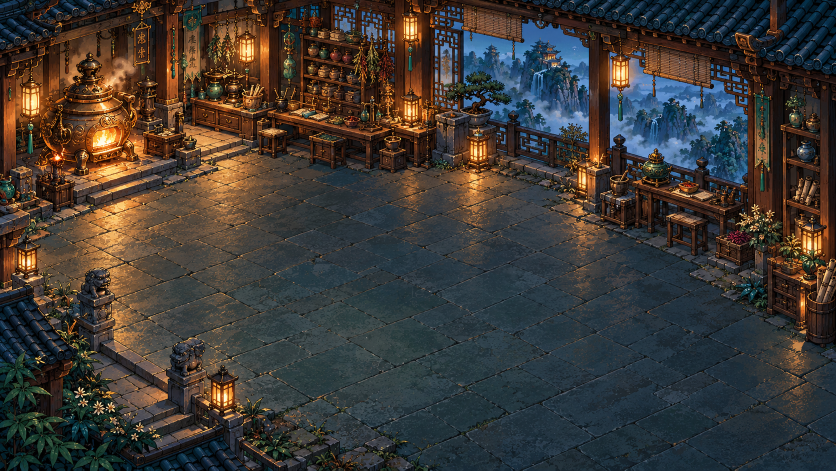
#> input picture art/v4/sources/lobby-alchemy.png, 1672 x 941 px (shown at 1/2 size); its folder holds 5 pictures in this run
$ python export-environments.py
#> lines starting #> are read from the running program, lines starting #| are printed output that depends on the picture; after the words box and inside, x2 and y2 are one past the last pixel; in counts of white or black regions, pixels touching at a corner belong together
"""Xuất nền lobby và ô nền rừng từ ảnh gốc; không sửa bộ actor v3."""
from pathlib import Path
from hashlib import sha256
import json
import numpy as np
from PIL import Image

ROOT = Path(__file__).resolve().parents[2]
SOURCE = Path(__file__).parent / "sources"
TARGET = ROOT / "public/assets/v4/maps"
TARGET.mkdir(parents=True, exist_ok=True)
entries = []
for name in ["lobby-alchemy", "lobby-forge", "lobby-cultivate", "lobby-pets"]:
    image = Image.open(SOURCE / f"{name}.png").convert("RGB")
#> image is the input picture: PIL image 1672x941 RGB; mean R, G, B 62.1, 57.4, 53.2
    image = image.resize((1600, 900), Image.Resampling.LANCZOS)
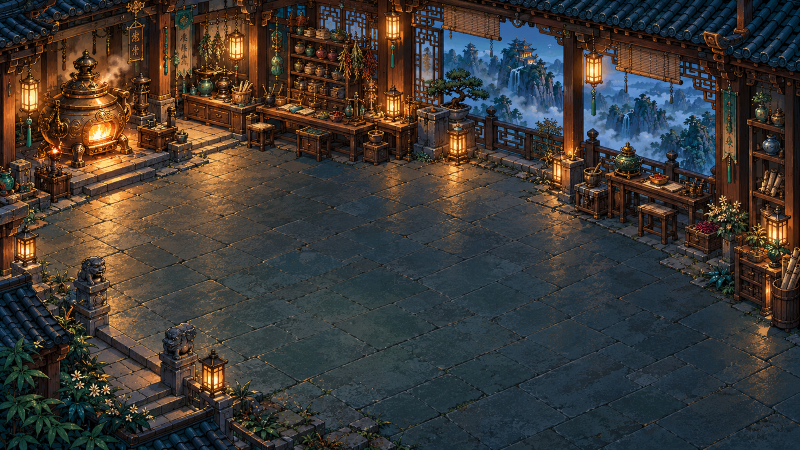
#> image: PIL image 1600x900 RGB (shown at 1/2 size); mean R, G, B 62.1, 57.4, 53.2
    path = TARGET / f"{name}.png"
    image.save(path, optimize=True)
    entries.append({"id": name, "file": path.relative_to(ROOT / "public").as_posix(),
                    "type": "background", "size": [1600, 900],
                    "sha256": sha256(path.read_bytes()).hexdigest()})
#> pass 2 of the loop `for name in ["lobby-alchemy", "lobby-forge", "lobby-cultivate", "lobby..`:
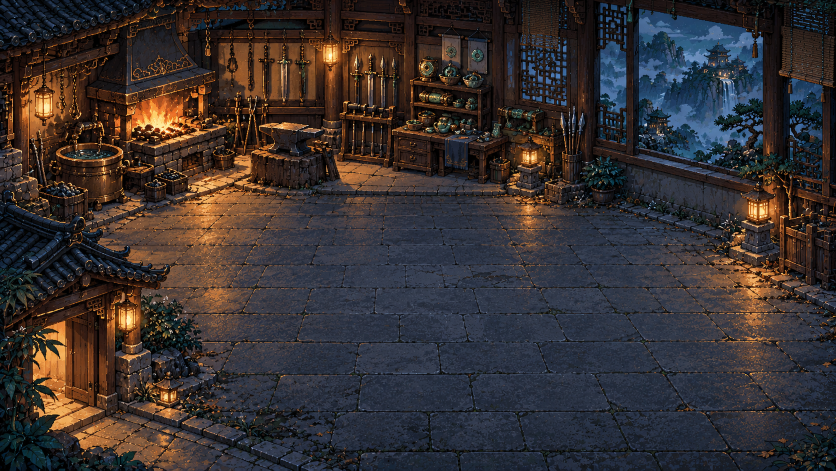
#> input picture art/v4/sources/lobby-forge.png, 1672 x 941 px (shown at 1/2 size)
#> image is the input picture: PIL image 1672x941 RGB; mean R, G, B 55.3, 48.4, 48.3
#> `image = image.resize((1600, 900), Image.Resampling.LANCZOS)`:
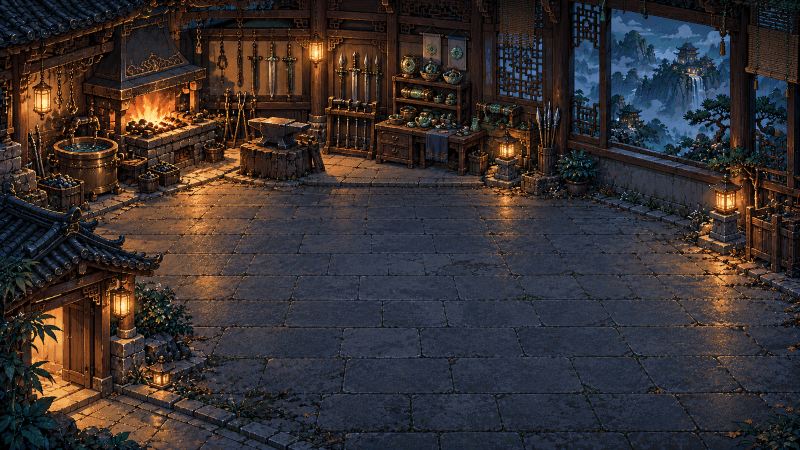
#> image: PIL image 1600x900 RGB (shown at 1/2 size); mean R, G, B 55.3, 48.4, 48.3
#> pass 3 of the loop `for name in ["lobby-alchemy", "lobby-forge", "lobby-cultivate", "lobby..`:
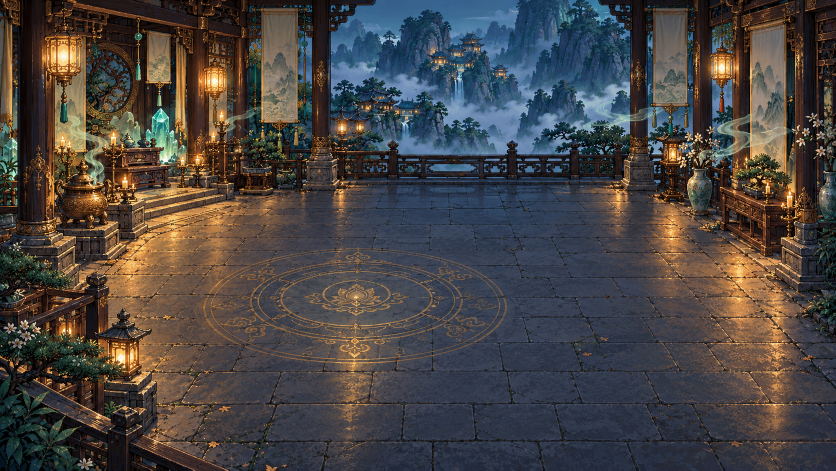
#> input picture art/v4/sources/lobby-cultivate.png, 1672 x 941 px (shown at 1/2 size)
#> image is the input picture: PIL image 1672x941 RGB; mean R, G, B 73.2, 68.7, 67.2
#> `image = image.resize((1600, 900), Image.Resampling.LANCZOS)`:
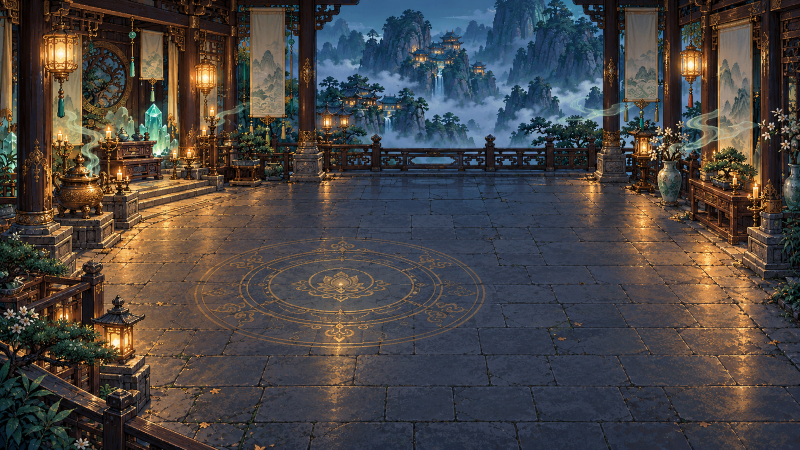
#> image: PIL image 1600x900 RGB (shown at 1/2 size); mean R, G, B 73.2, 68.7, 67.2
#> the loop made 4 passes; the first 3 are shown

# Ghép mép đối diện để tile không hiện đường nối khi trải trên map lớn.
tile = Image.open(SOURCE / "forest-floor-tile.png").convert("RGB")
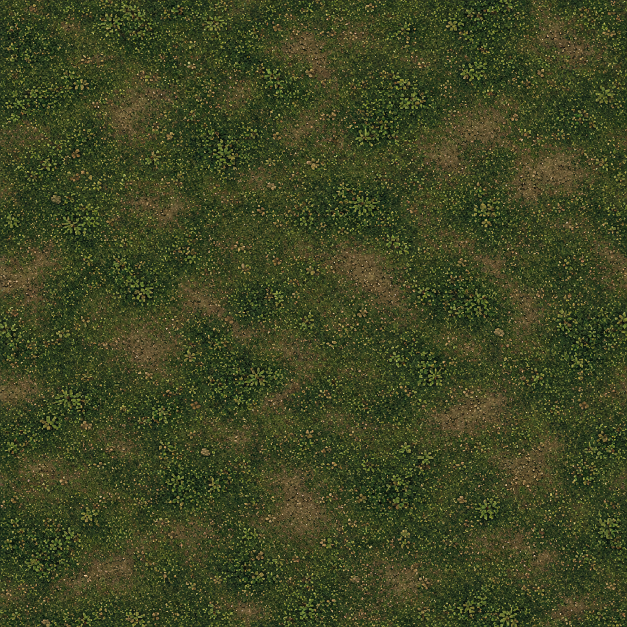
#> input picture art/v4/sources/forest-floor-tile.png, 1254 x 1254 px (shown at 1/2 size)
#> tile is the input picture: PIL image 1254x1254 RGB; mean R, G, B 62.6, 69, 34.8
pixels = np.array(tile.resize((512, 512), Image.Resampling.LANCZOS), dtype=float)
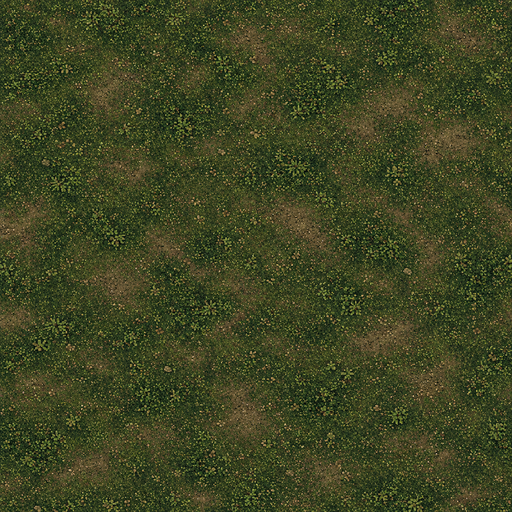
#> pixels: shape (512, 512, 3) float64; mean R, G, B 62.6, 69, 34.8
band = 20
for axis in [1, 0]:
    original = pixels.copy()
    for distance in range(band):
        mix = (1 - distance / band) * .5
        if axis == 1:
            pixels[:, distance] = original[:, distance] * (1 - mix) + original[:, -distance - 1] * mix
            pixels[:, -distance - 1] = original[:, -distance - 1] * (1 - mix) + original[:, distance] * mix
        else:
            pixels[distance] = original[distance] * (1 - mix) + original[-distance - 1] * mix
            pixels[-distance - 1] = original[-distance - 1] * (1 - mix) + original[distance] * mix
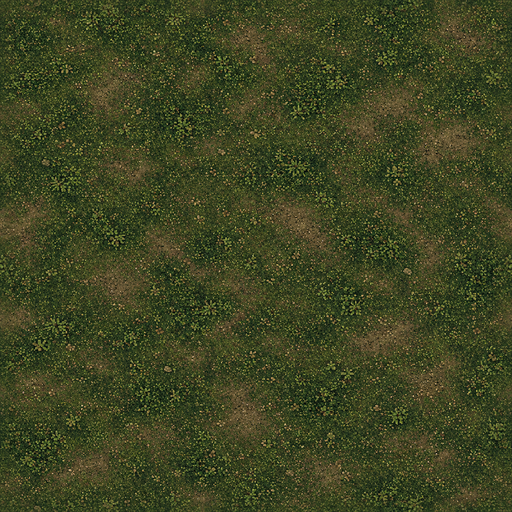
#> pixels: shape (512, 512, 3) float64; 15.01% of pixels changed, all inside (x1, y1, x2, y2) = (0, 0, 512, 512)
tile = Image.fromarray(np.rint(pixels).clip(0, 255).astype("uint8"))
#> tile: PIL image 512x512 RGB
path = TARGET / "forest-floor-tile.png"
tile.save(path, optimize=True)
entries.append({"id": "forest-floor-tile", "file": path.relative_to(ROOT / "public").as_posix(),
                "type": "terrain-tile", "size": [512, 512],
                "sha256": sha256(path.read_bytes()).hexdigest()})
qa = Path(__file__).parent / "qa"
qa.mkdir(exist_ok=True)
sheet = Image.new("RGB", (1024, 1024))
#> sheet: PIL image 1024x1024 RGB; every value is 0
for x in [0, 512]:
    for y in [0, 512]:
        sheet.paste(tile, (x, y))
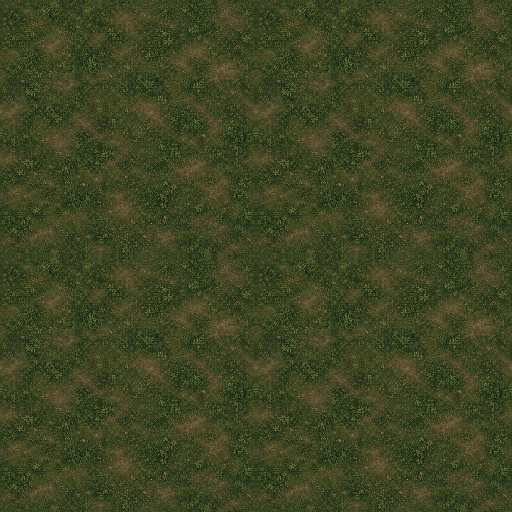
#> sheet: PIL image 1024x1024 RGB (shown at 1/2 size); mean R, G, B 62.6, 69, 34.8
sheet.save(qa / "terrain-repeat.png")
pixels = np.asarray(tile)
assert np.array_equal(pixels[:, 0], pixels[:, -1])
assert np.array_equal(pixels[0], pixels[-1])
manifest = {"version": 4, "status": "prepared", "sharedAssets": entries}
(ROOT / "public/assets/v4/environment-manifest.json").write_text(
    json.dumps(manifest, ensure_ascii=False, indent=2) + "\n", encoding="utf-8", newline="\n")
print(f"Đã xuất {len(entries)} nền; tile khớp cả bốn mép.")
